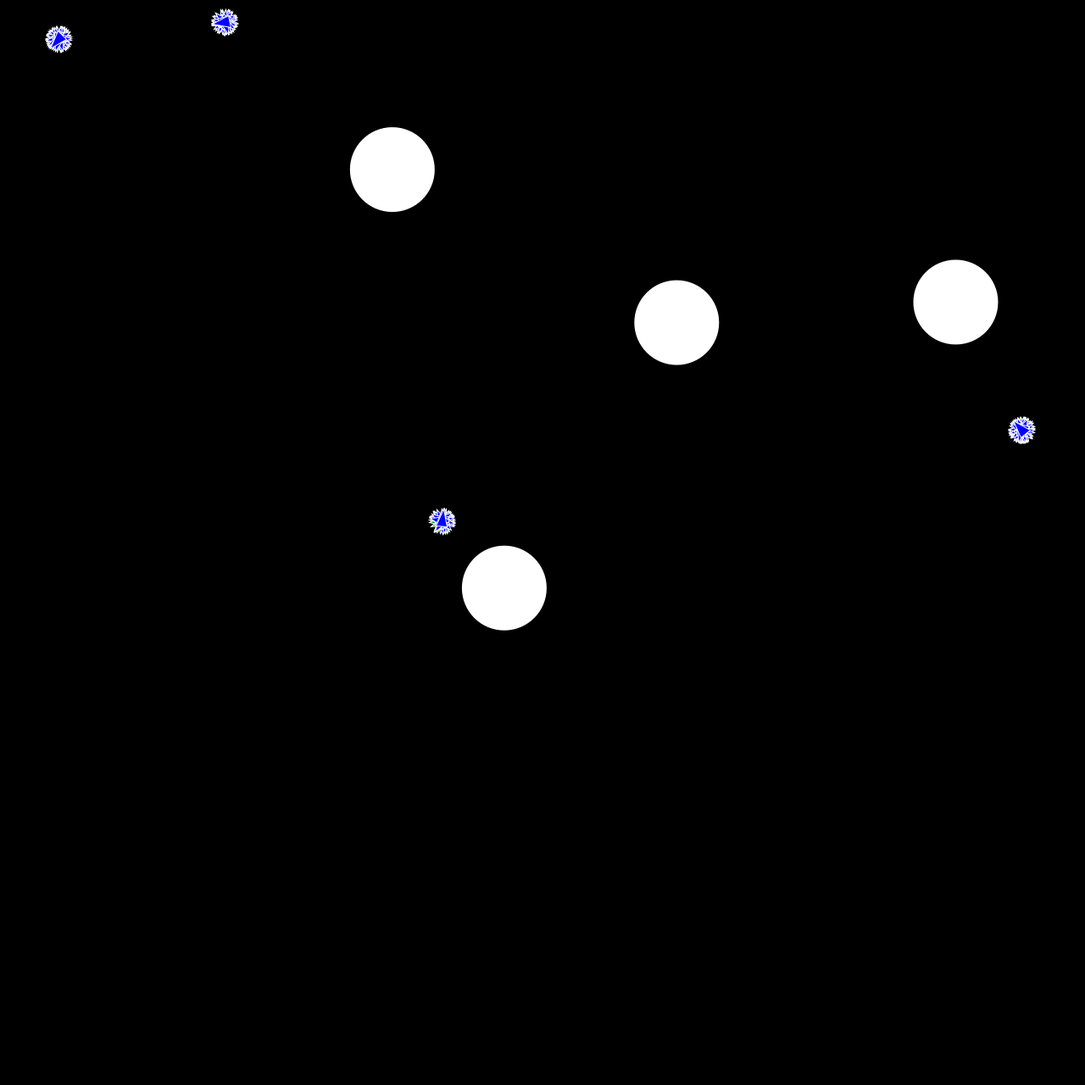
Frame 1 (no input)
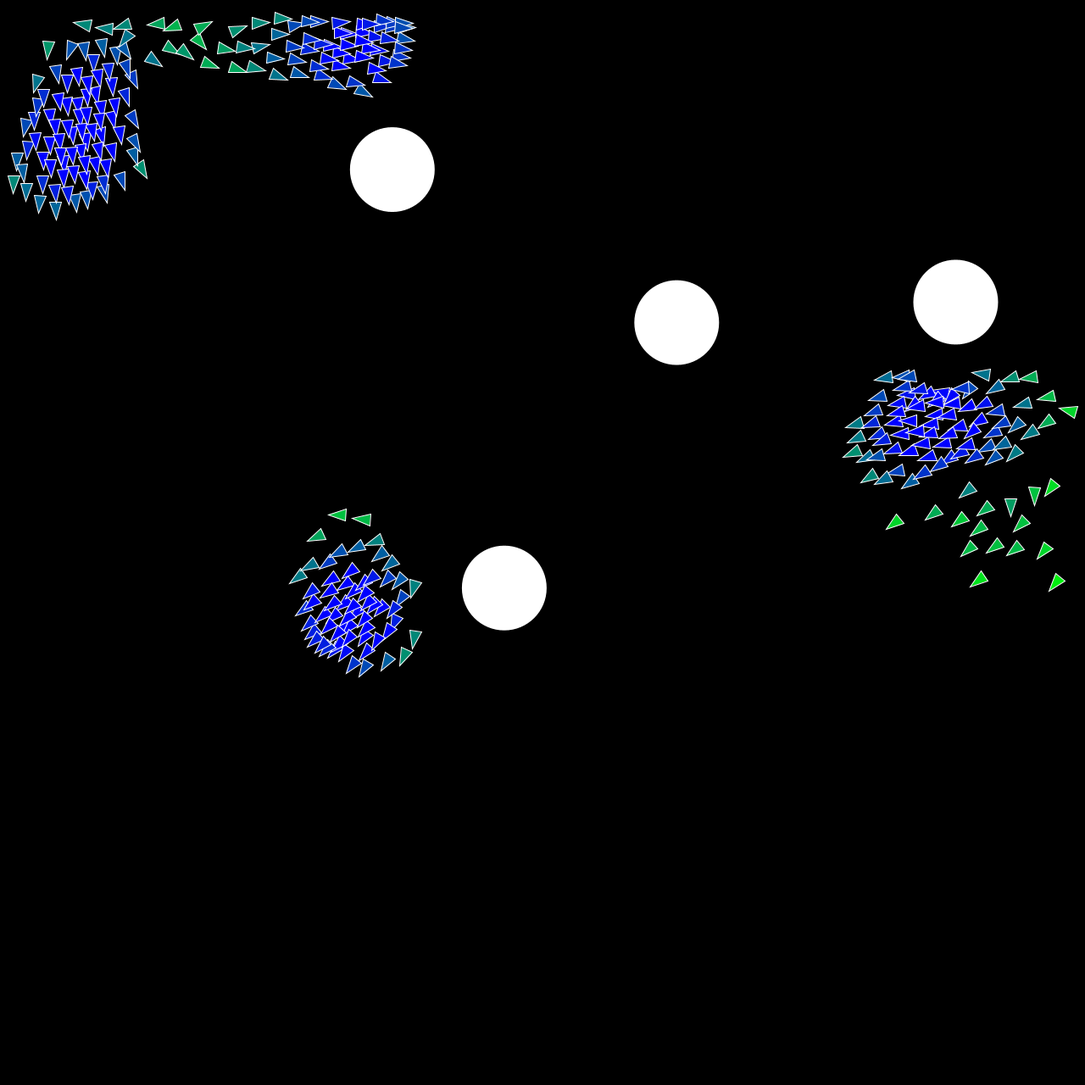
Frame 60 (the mouse pressed at the canvas centre just before this capture)
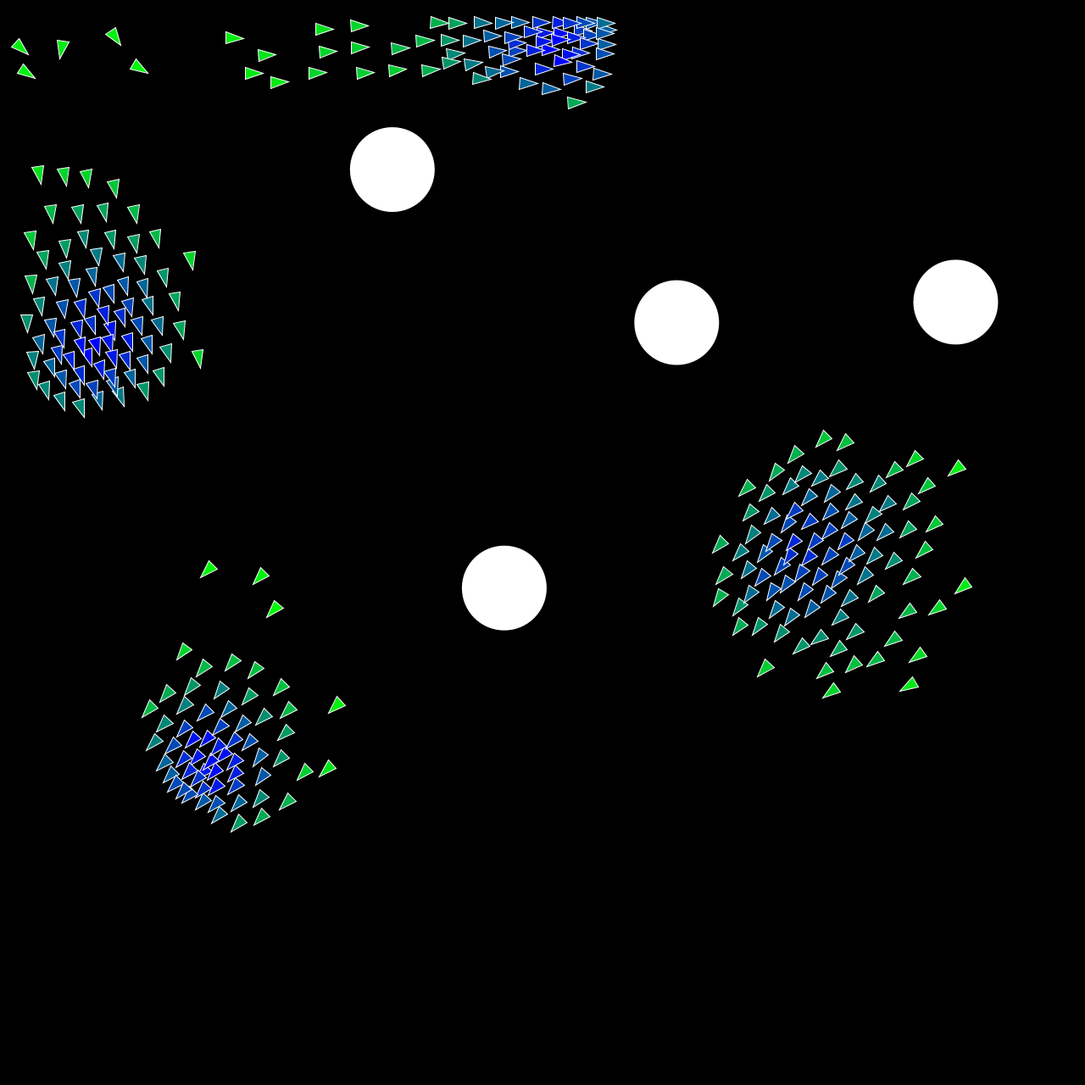
Frame 120 (the mouse held since frame 60 and released just before this capture)

The Processing sketch that drew these frames (run headless with seeded random() and noise(); from frame 60 on, the mouse is pressed at the canvas centre):

// Processing sketch: Assignment3
// ── Assignment3.pde
ArrayList<Boid> flock;
int numBoids;
float r;
int numFlocks;
float maxVelocity;
float neighbordist;
ArrayList<PVector> flockPos;
ArrayList<PVector> flockGoals;
private static final int NO_PARENT = -1; 
float dt = .99;
ArrayList<PVector> count = new ArrayList();


ArrayList<Obstacle> obstacles;
int numObstacles;
float obstacleRad;


class Obstacle{
  PVector position;
  float radius;
  
  Obstacle(float x, float y){
      position = new PVector(x, y);
      radius = obstacleRad;
  }
}

PVector createGoal(PVector start){
  float x = random(0 + r, width - r);
  float y = random(0 + r, height - r);
  PVector goal = new PVector(x, y);
  //Don't inizitalize goal on an obstacle
  float distanceToObst1 = (goal).dist(obstacles.get(0).position);
  float distanceToObst2 = (goal).dist(obstacles.get(1).position);
  float distanceToObst3 = (goal).dist(obstacles.get(2).position);
  float distanceToObst4 = (goal).dist(obstacles.get(3).position);
  float distanceToGoal = (goal).dist(start);

  //randomize points until they don't collide with obstacle
  while(distanceToObst1 < r + obstacleRad +100|| distanceToObst2 < r + obstacleRad  +100|| distanceToObst3 < r + obstacleRad +100 || distanceToObst4 < r + obstacleRad +100 || distanceToGoal < 500) {
    x = random(0 + r, width - r);
    y = random(0 + r, height - r);
    goal = new PVector(x, y);
    
    distanceToObst1 = (goal).dist(obstacles.get(0).position);
    distanceToObst2 = (goal).dist(obstacles.get(1).position);
    distanceToObst3 = (goal).dist(obstacles.get(2).position);
    distanceToObst4 = (goal).dist(obstacles.get(3).position);
    distanceToGoal = (goal).dist(start);  
  }
  return goal;
}

void init(){
  numBoids = 300;
  numFlocks = 4;
  numObstacles = 4;
  r = 7;
  obstacleRad = 100;
  maxVelocity = 4;
  neighbordist = 70;
  flockPos = new ArrayList();
  flockGoals = new ArrayList();
  obstacles = new ArrayList();
  
  for(int i = 0; i < numObstacles; i++){
    PVector pos = new PVector(random(0 + obstacleRad, width - obstacleRad), random(0 + obstacleRad, height - obstacleRad));
    for(int j = 0; j < obstacles.size(); j++){
      if(i != j){
        float distance = pos.dist(obstacles.get(j).position);
        while(distance < obstacleRad + obstacleRad + 10){
          pos = new PVector(random(0 + obstacleRad, width - obstacleRad), random(0 + obstacleRad, height - obstacleRad));
          distance = pos.dist(obstacles.get(j).position);
        }
      }
    }
    obstacles.add(new Obstacle(pos.x, pos.y));
  }
  
  //Randomize position of flocks
  for(int i = 0; i < numFlocks; i++){
    float x = random(0 + r, width - r);
    float y = random(0 + r, height - r);
    PVector pos = new PVector(x, y);
    //Don't inizitalize flock on an obstacle
    float distanceToObst1 = (pos).dist(obstacles.get(0).position);
    float distanceToObst2 = (pos).dist(obstacles.get(1).position);
    float distanceToObst3 = (pos).dist(obstacles.get(2).position);
    float distanceToObst4 = (pos).dist(obstacles.get(3).position);

    //randomize points until they don't collide with obstacle
    while(distanceToObst1 < r + obstacleRad || distanceToObst2 < r + obstacleRad || distanceToObst3 < r + obstacleRad || distanceToObst4 < r + obstacleRad) {
      x = random(0 + r, width - r);
      y = random(0 + r, height - r);
      pos = new PVector(x, y);
      
      distanceToObst1 = (pos).dist(obstacles.get(0).position);
      distanceToObst2 = (pos).dist(obstacles.get(1).position);
      distanceToObst3 = (pos).dist(obstacles.get(2).position);
      distanceToObst4 = (pos).dist(obstacles.get(3).position);
      
    }
    flockPos.add(pos);
    flockGoals.add(createGoal(pos));
  }
  flock = new ArrayList();
  // Add boid to a random flock
  for (int i = 0; i < numBoids; i++) {
    int ind = floor(random(0, numFlocks));
    flock.add(new Boid(flockPos.get(ind).x,flockPos.get(ind).y, new PVector(0, 255, 0), ind, flockGoals.get(ind)));
  }
}
void setup() {
  size(1280, 1280);
  init();
}

void draw() {
  background(0, 0, 0);
  for(int i = 0; i < numObstacles; i++){
    beginShape();
    fill(255,255,255);
    noStroke();
    circle(obstacles.get(i).position.x, obstacles.get(i).position.y, obstacles.get(i).radius);
    endShape(CLOSE);
  }
  //for(int i = 0; i < flockGoals.size(); i++){
  //  beginShape();
  //  fill(255,255,255);
  //  noStroke();
  //  circle(flockGoals.get(i).x, flockGoals.get(i).y, 10);
  //  endShape(CLOSE);
  //}

  for(int i = 0; i < flock.size(); i++){
    try{
      flock.get(i).update(flock, dt);
    } catch(Exception e){
      init();
    }

  }
}

void keyPressed(){
   if (keyPressed){
    if (key == ' ') {
      init();
    } 
   }
}




class Boid {

  PVector position;
  PVector velocity;
  PVector acceleration;
  PVector endGoal;
  float endX;
  float endY;
  float maxforce;    
  PVector colVals;
  color col;
  int flockId;
  float robotX;
  float robotY;
  float nextX;
  float nextY;
  int currentInd;
  float Speed;
  float mileStoneRad;
  ArrayList<PVector> mileStones;
  ArrayList<MileStone> mileStoneObjs;
  float neighborLimit = 4;
  int numVertices = 30;
  ArrayList<PVector> startEnd;
  int[][] adjacencyMatrix = new int[numVertices][numVertices];
  private static final int NO_PARENT = -1; 
  ArrayList<PVector> finalPath;

  //Skelaton of class derived from https://www.processing.org/examples/flocking.html (Daniel Shiffman)
  Boid(float x, float y, PVector c, int id, PVector end) {
    colVals = c;
    col = color(colVals.x, colVals.y, colVals.z);
    acceleration = new PVector(0, 0);
    flockId = id;
    endGoal = end;
    endX = end.x;
    endY = end.y;

    float angle = random(TWO_PI);
    velocity = new PVector(cos(angle), sin(angle));

    position = new PVector(x, y);
    maxforce = 0.03;
    currentInd = 1;
    robotX = x;
    robotY = y;
    
    mileStoneObjs = new ArrayList();
    finalPath = new ArrayList();
    
    
    for(int i = 0; i < numVertices; i ++){
      for(int j = 0; j < numVertices; j ++){
        adjacencyMatrix[i][j] = 0;
      }
    }
    mileStoneRad = 10;
    obstacleRad = 100;
    mileStones();
    for(int i = 0; i < mileStones.size(); i++){
      mileStoneObjs.add(new MileStone(mileStones.get(i), i+1));
    }
    findNeighbors();
    makeMatrix();
    dijkstra(adjacencyMatrix, 0);
    int ind = floor(finalPath.get(currentInd).x);
    for(int i = 0; i < mileStoneObjs.size(); i++){
      if(ind == mileStoneObjs.get(i).id){
        beginShape();
        fill(128,0,128);
        noStroke();
        circle(mileStoneObjs.get(i).position.x, mileStoneObjs.get(i).position.y, 5);
        endShape(CLOSE);
    
        nextX = mileStoneObjs.get(i).position.x;
        nextY = mileStoneObjs.get(i).position.y;
        PVector goal = new PVector(nextX, nextY);
        endGoal = goal;
        break;
      }
    }
  }
  
  void computePhysics(float dt){
    if(abs(position.x - nextX) <100 && abs(position.y - nextY) < 30){
      if (currentInd+1 > finalPath.size()-1){//Robot is 1 milestone away from end
        nextX = endX;
        nextY = endY;
        
        PVector nextGoal = new PVector(nextX, nextY);
        endGoal = nextGoal;
        flockGoals.set(flockId, endGoal);
      } else {//Robot is going to next milestone
        currentInd+=1;
        int ind = floor(finalPath.get(currentInd).x);
        for(int i = 0; i < mileStoneObjs.size(); i++){
          if(ind == mileStoneObjs.get(i).id){
            nextX = mileStoneObjs.get(i).position.x;
            nextY = mileStoneObjs.get(i).position.y;
            PVector nextGoal = new PVector(nextX, nextY);
            endGoal = nextGoal;
            flockGoals.set(flockId, endGoal);
            break;
          }
        }
      }
      
      //robot.trajectory.x = 0;
      //robot.trajectory.y = 0;
    }
    else {
      updateTrajectory();
      //robot.position.x -= robot.trajectory.x*dt;
      //robot.position.y -= robot.trajectory.y*dt;
    }
    if(abs(position.x - endGoal.x) < 3 && abs(position.y - endGoal.y) < 3){
       createNewGoal();
    }
  }
  
  void makeMatrix(){
    for(int i = 0; i < mileStoneObjs.size(); i++){
      for(int j = 0; j < mileStoneObjs.get(i).neighbors.size();j++){
        int id = mileStoneObjs.get(i).neighbors.get(j).id;
        if(id != 1000 && id != -1000){
           adjacencyMatrix[i+1][id] = floor(mileStoneObjs.get(i).distToNeighbors.get(j));
        } 
      }
    }
    for(int i = 0; i < mileStoneObjs.size(); i++){
      if(mileStoneObjs.get(i).Start.size() != 0){
        int id = mileStoneObjs.get(i).Start.get(0).id;
        adjacencyMatrix[i+1][id] = floor(mileStoneObjs.get(i).distToStart);
      }
      if(mileStoneObjs.get(i).End.size() != 0){
        int id = mileStoneObjs.get(i).End.get(0).id;
        adjacencyMatrix[i+1][id] = floor(mileStoneObjs.get(i).distToEnd);
      }
    }
    for(int i = 0; i < numVertices; i++){
      if (adjacencyMatrix[i][0] != 0){
        adjacencyMatrix[0][i] = adjacencyMatrix[i][0];
      }
      //if (adjacencyMatrix[i][numVertices-1] != 0){
      //  adjacencyMatrix[numVertices-1][i] = adjacencyMatrix[i][numVertices-1];
      //}
    }
  }

  boolean checkIntersections(MileStone e, MileStone s){
    for(int i = 0; i < obstacles.size(); i++){
      float distance1 = dist(e.position.x, e.position.y, obstacles.get(i).position.x,  obstacles.get(i).position.y);
      float distance2 = dist(s.position.x, s.position.y, obstacles.get(i).position.x,  obstacles.get(i).position.y);
      //Bug where points are created in an obstacle, so ignore those
      if(distance1 < r + obstacleRad +200 || distance2 < r + obstacleRad +200){
        return false;
      }
      
      
      float vx,vy;
      vx = e.position.x - s.position.x; 
      vy = e.position.y - s.position.y;
      float lenv = sqrt(vx*vx+vy*vy);
      vx /= lenv; vy /= lenv;
      
      //Step 2: Compute W - a displacement vector pointing from the start of the line segment to the center of the circle
      float wx, wy;
      wx = obstacles.get(i).position.x - s.position.x;
      wy = obstacles.get(i).position.y - s.position.y;
      
      //Step 3: Solve quadratic equation for intersection point (in terms of V and W)
      float a = 1;  //Lenght of V (we noramlized it)
      float b = -2*(vx*wx + vy*wy); //-2*dot(V,W)
      float c = wx*wx + wy*wy - (obstacleRad/2)*(obstacleRad/2); //different of squared distances
      
      float d = b*b - 4*a*c; //discriminant 
      if (d >=0 ){ 
        //If d is positive we know the line is colliding, but we need to check if the collision line within the line segment
        //  ... this means t will be between 0 and the lenth of the line segment
        float t = (-b - sqrt(d))/(2*a); //Optimization: we only need the first collision
        if (t > 0 && t < lenv){
          return false;
        }
      }
    }
        return true;
  
  }
  void findNeighbors(){
  float distFromStart = 10000;
  float distToEnd = 10000;
  PVector Start = new PVector(robotX, robotY);
  PVector End = new PVector(endGoal.x, endGoal.y);
  int startInd = 0;
  int endInd = 0;
  for(int i = 0; i < mileStoneObjs.size(); i++){
    for(int j = 0; j < mileStoneObjs.size(); j++){
      //float dist = 100000;
      //int neighborInd = 0;
      if(i != j){//don't check itself
        float distanceToMilestone = (mileStoneObjs.get(i).position).dist(mileStoneObjs.get(j).position);
        //if (distanceToMilestone < dist){
        //  dist = distanceToMilestone;
        //  neighborInd = j;
        //}
        if(distanceToMilestone <= 700 & mileStoneObjs.get(i).neighbors.size() <= neighborLimit && checkIntersections(mileStoneObjs.get(j), mileStoneObjs.get(i))){
            mileStoneObjs.get(i).neighbors.add(mileStoneObjs.get(j));
            mileStoneObjs.get(i).distToNeighbors.add(distanceToMilestone);
          
          
        }
      }
      //if(!found){
      //  mileStoneObjs.get(i).neighbors.add(mileStoneObjs.get(neighborInd));
      //  mileStoneObjs.get(i).distToNeighbors.add(dist);
      //}
    }
    
    float distStart = (mileStoneObjs.get(i).position).dist(Start);
    float distEnd = (mileStoneObjs.get(i).position).dist(End);
    
    if(distStart < distFromStart){
      distFromStart = distStart;
      startInd = i;
    }
    if(distEnd < distToEnd){
      distToEnd = distEnd;
      endInd = i;
    }
    
  }
   mileStoneObjs.get(startInd).neighbors.add(new MileStone(Start, -1000));
   mileStoneObjs.get(startInd).Start.add(new MileStone(Start, 0));
   mileStoneObjs.get(startInd).distToNeighbors.add(distFromStart);
   mileStoneObjs.get(startInd).distToStart = distFromStart;
   
   mileStoneObjs.get(endInd).neighbors.add(new MileStone(End, 1000));
   mileStoneObjs.get(endInd).End.add(new MileStone(End, numVertices-1));
   mileStoneObjs.get(endInd).distToNeighbors.add(distToEnd);
   mileStoneObjs.get(endInd).distToEnd = distToEnd;
  }
  
  void mileStones(){
    //Don't inizitalize goal on an obstacle

  
    //randomize points until they don't collide with obstacle

    
    mileStones = new ArrayList();
    for(int i = 1; i < numVertices-1; i++){
      PVector goal = new PVector(random(0 + r, width - r),random(0 + r, height - r));
      float distanceToObst1 = dist(goal.x, goal.y, obstacles.get(0).position.x, obstacles.get(0).position.y);
      float distanceToObst2 = dist(goal.x, goal.y, obstacles.get(1).position.x, obstacles.get(1).position.y);
      float distanceToObst3 = dist(goal.x, goal.y, obstacles.get(2).position.x, obstacles.get(2).position.y);
      float distanceToObst4 = dist(goal.x, goal.y, obstacles.get(3).position.x, obstacles.get(3).position.y);
      //randomize points until they don't collide with obstacle
       do{
         goal = new PVector(random(0 + r, width - r), random(0 + r, height - r));
          
          distanceToObst1 = dist(goal.x, goal.y, obstacles.get(0).position.x, obstacles.get(0).position.y);
      distanceToObst2 = dist(goal.x, goal.y, obstacles.get(1).position.x, obstacles.get(1).position.y);
      distanceToObst3 = dist(goal.x, goal.y, obstacles.get(2).position.x, obstacles.get(2).position.y);
      distanceToObst4 = dist(goal.x, goal.y, obstacles.get(3).position.x, obstacles.get(3).position.y);
      
       }
       while(distanceToObst1 < r + obstacleRad +100 || distanceToObst2 < r + obstacleRad  +100|| distanceToObst3 +100 < r + obstacleRad || distanceToObst4 < r + obstacleRad +100);
       if(distanceToObst1 < r + obstacleRad +100 || distanceToObst2 < r + obstacleRad  +100|| distanceToObst3 +100 < r + obstacleRad || distanceToObst4 < r + obstacleRad +100) {
         exit();
       }


       mileStones.add(goal);    
      }
    } 
  
  
  
  void updateTrajectory(){
    float xVel = endGoal.x - position.x;
    float yVel = endGoal.y - position.y;
    float dir = atan2(yVel, xVel);
    PVector goalVelocity = new PVector(maxVelocity*cos(dir),maxVelocity*sin(dir));
    
    float xVelDiff = goalVelocity.x - velocity.x;
    float yVelDiff = goalVelocity.y - velocity.y;
    if(abs(xVelDiff) > .9 && abs(yVelDiff) > .9){//If the difference is to great, reorient towards the goal
      velocity.x += xVelDiff/30;
      velocity.y += yVelDiff/30;
    }

  }
  
  void createNewGoal(){
    endGoal = createGoal(position);
        endX = endGoal.x;
        endY = endGoal.y;
        robotX = position.x;
        robotY = position.y;
          Speed = 8;

    currentInd = 1;
      mileStoneObjs = new ArrayList();
      finalPath = new ArrayList();
      
      
      for(int i = 0; i < numVertices; i ++){
        for(int j = 0; j < numVertices; j ++){
          adjacencyMatrix[i][j] = 0;
        }
      }
      mileStoneRad = 10;
      obstacleRad = 100;
      mileStones();
      for(int i = 0; i < mileStones.size(); i++){
        mileStoneObjs.add(new MileStone(mileStones.get(i), i+1));
      }
      findNeighbors();
      makeMatrix();
      dijkstra(adjacencyMatrix, 0);
      int ind = floor(finalPath.get(currentInd).x);
      //Finds start milestone
      for(int i = 0; i < mileStoneObjs.size(); i++){
        if(ind == mileStoneObjs.get(i).id){
          nextX = mileStoneObjs.get(i).position.x;
          nextY = mileStoneObjs.get(i).position.y;
          PVector goal = new PVector(nextX, nextY);
          endGoal = goal;
          break;
        }
      }
      flockGoals.set(flockId, endGoal);
      
    }
    
  
  
  void goalReached(){
    PVector end = new PVector(endX, endY);
    float distance = position.dist(end);
    if (flockGoals.get(flockId).x != endX & flockGoals.get(flockId).y != endY){//This indicates a Boid that is laging behind
        //if(distance < 100){
           endGoal = flockGoals.get(flockId);
        //}
    } else {
      if(distance < 30){ // near enough to the goal
      // If new goal hasn't changed
        endGoal = createGoal(position);
        endX = endGoal.x;
        endY = endGoal.y;
        robotX = position.x;
        robotY = position.y;
          Speed = 8;

    currentInd = 1;
      mileStoneObjs = new ArrayList();
      finalPath = new ArrayList();
      
      
      for(int i = 0; i < numVertices; i ++){
        for(int j = 0; j < numVertices; j ++){
          adjacencyMatrix[i][j] = 0;
        }
      }
      mileStoneRad = 10;
      obstacleRad = 100;
      mileStones();
      for(int i = 0; i < mileStones.size(); i++){
        mileStoneObjs.add(new MileStone(mileStones.get(i), i+1));
      }
      findNeighbors();
      makeMatrix();
      dijkstra(adjacencyMatrix, 0);
      int ind = floor(finalPath.get(currentInd).x);
      //Finds start milestone
      for(int i = 0; i < mileStoneObjs.size(); i++){
        if(ind == mileStoneObjs.get(i).id){
          nextX = mileStoneObjs.get(i).position.x;
          nextY = mileStoneObjs.get(i).position.y;
          PVector goal = new PVector(nextX, nextY);
          endGoal = goal;
          break;
        }
      }
      flockGoals.set(flockId, endGoal);
      
    }
    }
    

  }

  void avoidObstacles(){
    for(int i = 0; i < numObstacles; i++){
      float distance = position.dist(obstacles.get(i).position);
      if(distance < obstacleRad-10) {
       PVector dist = new PVector(position.x - obstacles.get(i).position.x, position.y - obstacles.get(i).position.y).normalize();
       //position.x = obstacles.get(i).position.x + dist.x*obstacleRad*1.1;
       //position.y = obstacles.get(i).position.y + dist.y*obstacleRad*1.1;
     float xVel = obstacles.get(i).position.x - position.x;
    float yVel = obstacles.get(i).position.y - position.y;
    float dir = atan2(yVel, xVel);
        PVector goalVelocity = new PVector(maxVelocity*cos(dir),maxVelocity*sin(dir));

        float xVelDiff = goalVelocity.x - velocity.x;
    float yVelDiff = goalVelocity.y - velocity.y;
      velocity.x -= xVelDiff/3;
      velocity.y -= yVelDiff/3;
   

    

      }
    }
  }



  void update(ArrayList<Boid> boids, float dt) {
    PVector seperationForce = separate(boids);   
    PVector alignmentForce = align(boids);      
    PVector cohesionForce = cohesion(boids);  
    

    acceleration.x += seperationForce.x*2.5 + alignmentForce.x*.5 + cohesionForce.x; 
    acceleration.y += seperationForce.y*2.5 + alignmentForce.y*.5 + cohesionForce.y; 
    
    velocity.x += acceleration.x*dt;
    velocity.y += acceleration.y*dt;
        
    velocity.limit(maxVelocity);

    //updateTrajectory();
    position.x += velocity.x*dt;
    position.y += velocity.y*dt;
        computePhysics(.9);
    acceleration = new PVector(0, 0);
        avoidObstacles();
    goalReached();

    
    //Curve boids away from borders
    if(position.x + r + 20 > width){
      if(velocity.y > 0){
        velocity.y+=.1;
        velocity.x-=.1;
      } else {
        velocity.y-=.1;
        velocity.x-=.1;
      }
    }
    if(position.y + r + 20> height){
       if(velocity.x > 0){
        velocity.y-=.1;
        velocity.x+=.1;
      } else {
        velocity.y-=.1;
        velocity.x-=.1;
      }
    }
    if(position.x - r - 20< 0){
       if(velocity.y > 0){
        velocity.y+=.1;
        velocity.x+=.1;
      } else {
        velocity.y-=.1;
        velocity.x+=.1;
      }
    }
    if(position.y - r - 20< 0){
      if(velocity.x > 0){
        velocity.y+=.1;
        velocity.x+=.1;
      } else {
        velocity.y+=.1;
        velocity.x-=.1;
      }
    }
    drawScene();

  }


  void drawScene() {
    float angle = velocity.heading() + radians(90);
    
    fill(col);
    stroke(255);
    pushMatrix();
    translate(position.x, position.y);
    rotate(angle);
    beginShape(TRIANGLES);
    vertex(-r, r);
    vertex(0, -r*2);
    vertex(r, r);
    endShape();
    popMatrix();
    //for(int i = 0; i < mileStones.size(); i++){
    //  pushMatrix();
    //   fill(0,0,255);
    //noStroke();
    //   beginShape();  
    //   circle(mileStones.get(i).x, mileStones.get(i).y, 30);
    
    //endShape(CLOSE);
    //popMatrix();
    //}
    
    //beginShape();
    ////fill(128,0,128);
    ////noStroke();
    ////circle(endX, endY, 20);
    ////endShape(CLOSE);
    //// beginShape();
    //fill(255,0,0);
    //noStroke();
    //circle(endX, endY, 40);
    //endShape(CLOSE);
    
  //for(int i = 0; i < mileStoneObjs.size(); i++){
  //    for(int j = 0; j < mileStoneObjs.get(i).neighbors.size(); j++){
  //      if(j < neighborLimit){//Don't draw extra edges that seem to come up due to some bug, they don't exist in the adjacency matrix anyway
  //        beginShape();
  //        strokeWeight(2);
  //        PVector line1 = new PVector(mileStoneObjs.get(i).id, -1);
  //        PVector line2 = new PVector(mileStoneObjs.get(i).neighbors.get(j).id, -1);
  //        if(finalPath.contains(line1) && finalPath.contains(line2) || mileStoneObjs.get(i).Start.size() != 0 && mileStoneObjs.get(i).neighbors.get(j).id < 1|| mileStoneObjs.get(i).End.size() != 0 && mileStoneObjs.get(i).neighbors.get(j).id >20){
  //            strokeWeight(7);
  //            stroke(0, 200, 0);
  //                      line(mileStoneObjs.get(i).position.x, mileStoneObjs.get(i).position.y, mileStoneObjs.get(i).neighbors.get(j).position.x, mileStoneObjs.get(i).neighbors.get(j).position.y);
  //        float midpointX = mileStoneObjs.get(i).position.x -mileStoneObjs.get(i).neighbors.get(j).position.x;
  //        float midpointY = mileStoneObjs.get(i).position.y -mileStoneObjs.get(i).neighbors.get(j).position.y;
  //        PVector mid = new PVector(midpointX, midpointY);
  //        PVector midNorm = mid.normalize();
  //        PVector pos = new PVector(mid.x/midNorm.x, mid.y/midNorm.y);
  //        //float dist = sqrt(midpointX*midpointX + midpointY*midpointY);
    
  //        textSize(20);
  //        text(floor(mileStoneObjs.get(i).distToNeighbors.get(j)),mileStoneObjs.get(i).position.x+midpointX/2,mileStoneObjs.get(i).position.y+midpointY/2);
  //        endShape(CLOSE);
  //        } 
  //      }
  //    }
  //  }
  //  for(int i = 0; i < mileStoneObjs.size(); i++){
  //    if(mileStoneObjs.get(i).Start.size() > 0){
  //       beginShape();
  //       strokeWeight(7);
  //       stroke(0, 200, 0);
  //       line(mileStoneObjs.get(i).Start.get(0).position.x, mileStoneObjs.get(i).Start.get(0).position.y, mileStoneObjs.get(i).position.x, mileStoneObjs.get(i).position.y);
  //       endShape(CLOSE);
  //    }
  //    if(mileStoneObjs.get(i).End.size() > 0){
  //       beginShape();
  //       strokeWeight(7);
  //       stroke(0, 200, 0);
  //       line(mileStoneObjs.get(i).position.x, mileStoneObjs.get(i).position.y, mileStoneObjs.get(i).End.get(0).position.x, mileStoneObjs.get(i).End.get(0).position.y);
  //       endShape(CLOSE);
  //    }
  //  }
  
  
  
  }



  PVector separate (ArrayList<Boid> boids) {
    float desiredseparation = 25;
    PVector dir = new PVector();
    int count = 0;
    
    for (int i = 0; i < boids.size(); i++) {
      float distance = PVector.dist(position, boids.get(i).position);
      if ((distance > 0) && (distance < desiredseparation)) {
        
        PVector difference = PVector.sub(position, boids.get(i).position);
        difference.normalize();
        difference.div(distance);       
        dir.add(difference);
        count++;            
      }
    }
    if (count > 0) {
      dir.div(count);
    }

    dir.limit(maxforce);
    return dir;
  }


  PVector align (ArrayList<Boid> boids) {
    PVector sum = new PVector();
    int count = 0;
    for (int i = 0; i < boids.size(); i++) {
      float d = PVector.dist(position, boids.get(i).position);
      if ((d > 0) && (d < neighbordist)) {
        sum.add(boids.get(i).velocity);
        count++;
      }
    }
    //Color based on the number of neighbors
    col = color(colVals.x, min(colVals.y - count*7, 255), min(colVals.z + count*7, 255));
    if (count > 0) {
      sum.div((float)count);


      PVector dir = PVector.sub(sum, velocity);
      dir.limit(maxforce);
      return dir;
    } 
    else {
      return new PVector();
    }
  }


  PVector cohesion (ArrayList<Boid> boids) {
    PVector sum = new PVector();   
    int count = 0;
    for (int i = 0; i < boids.size(); i++) {
      float d = PVector.dist(position, boids.get(i).position);
      if ((d > 0) && (d < neighbordist)) {
        sum.add(boids.get(i).position);
        count++;
      }
    }
    if (count > 0) {
      sum.div(count);
      PVector desired = PVector.sub(endGoal, position); 

      desired.normalize();
      desired.mult(maxVelocity);

      PVector dir = PVector.sub(desired, velocity);
      dir.limit(maxforce);  
      return dir;
    
    } 
    else {
      return new PVector();
    }
  }
  
    
  private void dijkstra(int[][] adjacencyMatrix, 
                                      int startVertex) 
  { //Algorithm derived from https://www.geeksforgeeks.org/printing-paths-dijkstras-shortest-path-algorithm/
      int nVertices = adjacencyMatrix[0].length; 
      // shortestDistances[i] will hold the 
      // shortest distance from src to i 
      int[] shortestDistances = new int[nVertices]; 
  
      // added[i] will true if vertex i is 
      // included / in shortest path tree 
      // or shortest distance from src to  
      // i is finalized 
      boolean[] added = new boolean[nVertices]; 
  
      // Initialize all distances as  
      // INFINITE and added[] as false 
      for (int vertexIndex = 0; vertexIndex < nVertices;  
                                          vertexIndex++) 
      { 
          shortestDistances[vertexIndex] = Integer.MAX_VALUE; 
          added[vertexIndex] = false; 
      } 
        
      // Distance of source vertex from 
      // itself is always 0 
      shortestDistances[startVertex] = 0; 
  
      // Parent array to store shortest 
      // path tree 
      int[] parents = new int[nVertices]; 
  
      // The starting vertex does not  
      // have a parent 
      parents[startVertex] = NO_PARENT; 
  
      // Find shortest path for all  
      // vertices 
      for (int i = 1; i < nVertices; i++) 
      { 
  
          // Pick the minimum distance vertex 
          // from the set of vertices not yet 
          // processed. nearestVertex is  
          // always equal to startNode in  
          // first iteration. 
          int nearestVertex = nVertices - 1; 
          int shortestDistance = Integer.MAX_VALUE; 
          for (int vertexIndex = 0; 
                   vertexIndex < nVertices;  
                   vertexIndex++) 
          { 
              if (!added[vertexIndex] && 
                  shortestDistances[vertexIndex] <  
                  shortestDistance)  
              { 
                  nearestVertex = vertexIndex; 
                  shortestDistance = shortestDistances[vertexIndex]; 
              } 
          } 
  
          // Mark the picked vertex as 
          // processed 
          added[nearestVertex] = true; 
  
          // Update dist value of the 
          // adjacent vertices of the 
          // picked vertex. 
          for (int vertexIndex = 0; 
                   vertexIndex < nVertices;  
                   vertexIndex++)  
          { 
              int edgeDistance = adjacencyMatrix[nearestVertex][vertexIndex]; 
                
              if (edgeDistance > 0
                  && ((shortestDistance + edgeDistance) <  
                      shortestDistances[vertexIndex]))  
              { 
                  parents[vertexIndex] = nearestVertex; 
                  shortestDistances[vertexIndex] = shortestDistance +  
                                                     edgeDistance; 
              } 
          } 
      } 
      printSolution(startVertex, shortestDistances, parents); 
  } 
  
  void printPath(int currentVertex, 
                                int[] parents, boolean isPath) 
  { 
        
      // Base case : Source node has 
      // been processed 
      if (currentVertex == NO_PARENT) 
      { 
          return; 
      } 
      printPath(parents[currentVertex], parents, isPath); 
      System.out.print(currentVertex + " "); 
      if(isPath){
          PVector path = new PVector(currentVertex, -1);
          finalPath.add(path);
      }
    
  } 
  
  private void printSolution(int startVertex, 
                                        int[] distances, 
                                        int[] parents) 
  { 
      int nVertices = distances.length; 
      System.out.print("Vertex\t Distance\tPath"); 
        
      for (int vertexIndex = 0;  
               vertexIndex < nVertices;  
               vertexIndex++)  
      { 
          if (vertexIndex != startVertex)  
          { 
              System.out.print("\n" + startVertex + " -> "); 
              System.out.print(vertexIndex + " \t\t "); 
              System.out.print(distances[vertexIndex] + "\t\t"); 
              if(vertexIndex == nVertices-1){
                 printPath(vertexIndex, parents, true); 
              }
              else{
                            printPath(vertexIndex, parents, false); 
              }
          } 
      } 
  } 
}

class MileStone{
  PVector position;
  ArrayList<MileStone> neighbors;
  ArrayList<Float> distToNeighbors;
  float distToEnd = 0;
  float distToStart = 0;
  ArrayList<MileStone> Start;
  ArrayList<MileStone> End;
  int id;
  
  MileStone(PVector pos, int i){
    position = pos;
    neighbors = new ArrayList();
    distToNeighbors = new ArrayList();
    Start = new ArrayList();
    End = new ArrayList();
    id = i;
  }
}
